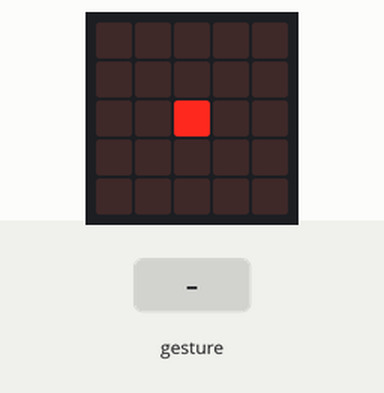
Recording of a program running on a simulated BBC micro:bit (MakeCode). Parts: the board's 5×5 LED display. Inputs (shaded band) come from the test bench. A tilt is held for 1.5 s and a shake lasts 1 s, then the board lies face up again.

Above: at 1.2 s.
1.3 s: gesture 'tilt left'
At 2.6 s:
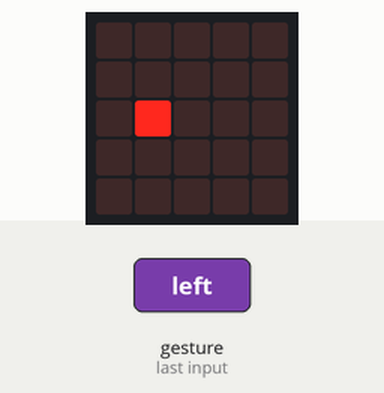
4.3 s: gesture 'tilt left'
At 5.0 s:
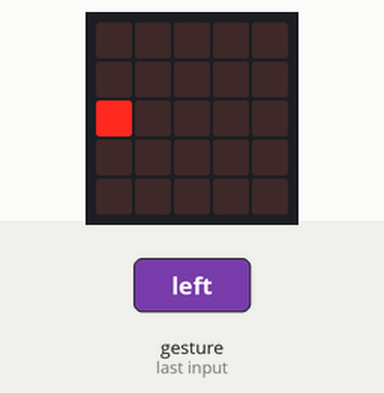
7.3 s: gesture 'tilt left'
At 8.4 s:
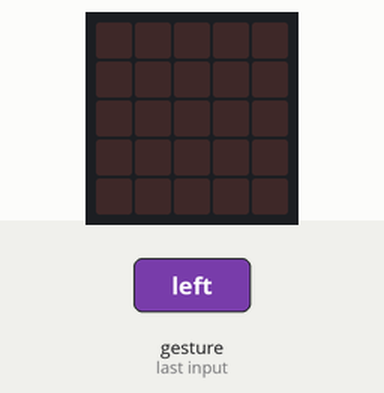
Timing chart, 0 to 10.3 s (numbered marks = the images above; inputs shaded):
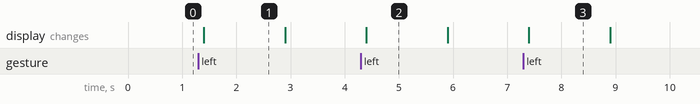

Measured:
- after the input at 1.3 s, the display: changes after 0.10 s (image 1)
- after the input at 4.3 s, the display: changes after 0.10 s (image 2)
- after the input at 7.3 s, the display: changes after 0.10 s (image 3)
- what the display in image 1 shows lasts 1.5 s, from 1.4 s to 2.9 s

The program:

main.ts
```typescript
input.onGesture(Gesture.ScreenUp, function () {
    basic.clearScreen()
    led.plot(2, 2)
})
input.onGesture(Gesture.TiltLeft, function () {
    if (x < 5) {
        basic.clearScreen()
        x += -1
        led.plot(x, y)
    } else {
        x = -4
    }
})
input.onGesture(Gesture.TiltRight, function () {
    if (x < 5) {
        basic.clearScreen()
        x += 1
        led.plot(x, y)
    } else {
        x = 4
    }
})
let y = 0
let x = 0
x = 2
y = 2
led.plot(x, y)
```

test.ts
```typescript
// testes vão aqui; isto não será compilado quando este pacote for usado como uma extensão.
```
